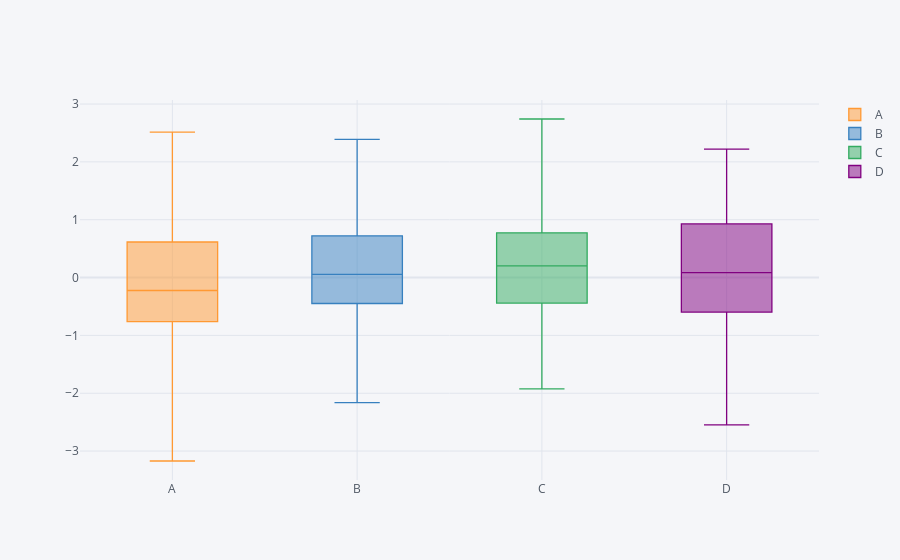

The notebook cell this image was saved under:
### Markdown cell above
### Boxplots

### Code cell
df.iplot(kind='box')
